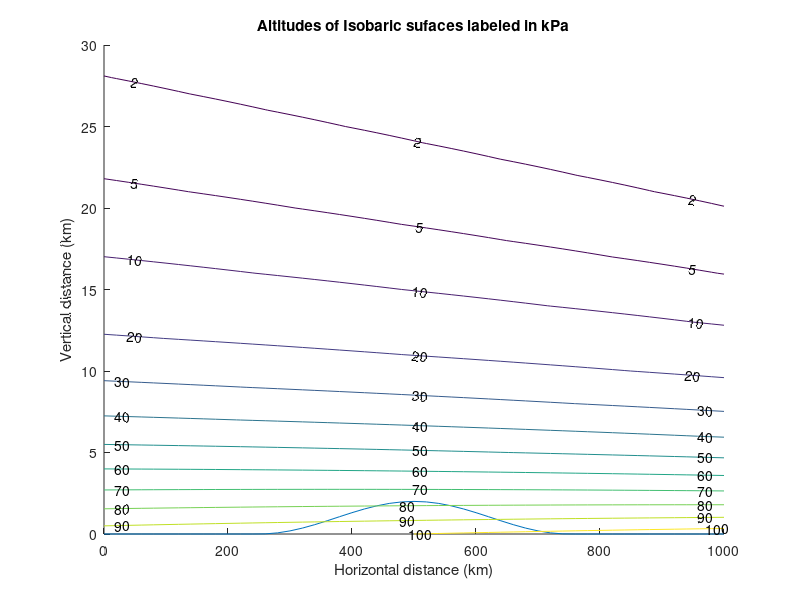
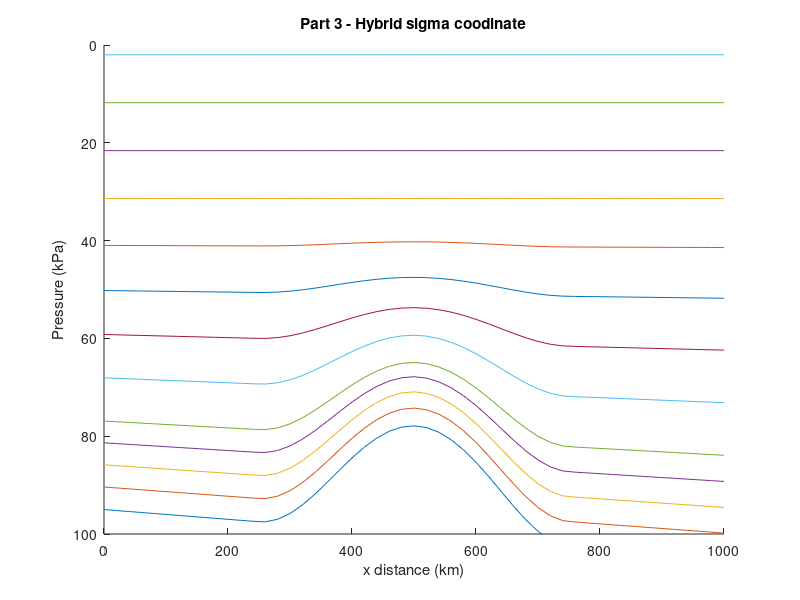
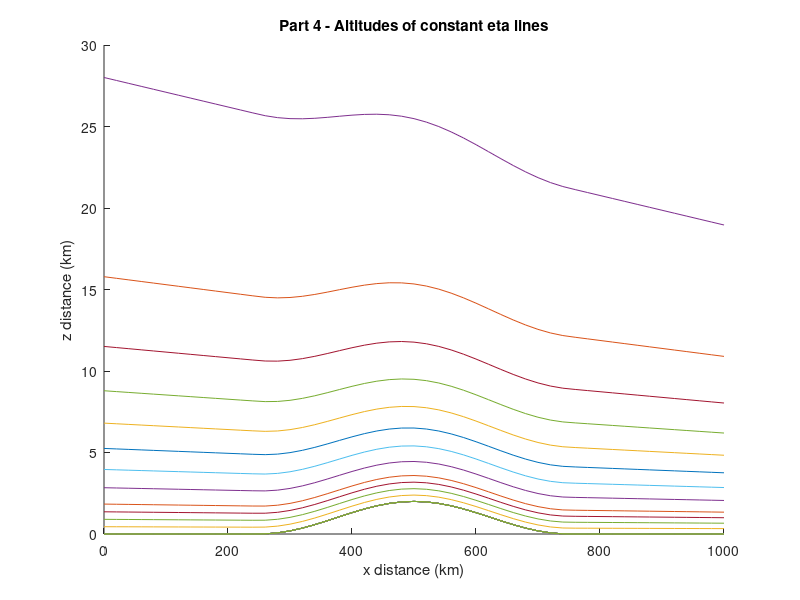

Here is the MATLAB script that generated these plots, in order:
%%
% Rachel Steinhart
% ATSC 507 Homework 1
% January 21st, 2020
%%
clear all
close all
%% Inputs
xkm = 0:20:1000;
zkm = 0:1:30;
% dx = 20;
% dz = 1;
pi_top = 2;
eta_c = 0.3;
a = 0.0293;
P = [100 90 80 70 60 50 40 30 20 10 5 2];
eta = [1, 0.95, 0.9, 0.85, 0.8, 0.7, 0.6, 0.5, 0.4, 0.3, 0.2, 0.1, 0];
%% Question 1
%Find:  On an x-z graph, plot the altitudes (km) of the following isobaric surfaces:
%100, 90, 80, 70, 60, 50, 40, 30, 20, 10, 5, 2 kPa.
%On the same plot, plot the altitude of Zground. 
%% Temperature
%This loop creates a [31,51] matrix where each row represents the
%temperatures across x for one z value
T_matrix = zeros(length(zkm),length(xkm));
for i=1:length(zkm)
    zkm_calc = zkm(i);
    if zkm_calc < 12
        T = (40 - 0.08.*xkm) - 6.5*zkm_calc + 273; %K
    else
        T = (40-0.08.*xkm) - 6.5*12 + 273; %K
    end
    T_matrix(i,:) = T;
end

%% Pressure
Pressure = zeros(length(zkm),length(xkm));
Pms1 = 95 + 0.01.*xkm;
Pressure(1,:) = Pms1;
for j=1:length(zkm)-1
    P2 = Pressure(j,:).*exp((zkm(j) - zkm(j+1))./(a.*T_matrix(j+1,:)));
    Pressure(j+1,:) = P2;
end

%% Zground
Zground=zeros(1,length(xkm));
for j=1:length(xkm)
    %xkm_calc=xkm(j);
    if 250 < xkm(j) && xkm(j) < 750
        Zground_km = 1 + cos(2*3.14159.*(xkm(j) - 500)/500);
    else
        Zground_km = 0;
    end
    Zground(1,j)=Zground_km;
end
%% Plot Altitudes
figure(1)
hold on
plot(xkm,Zground);
[C,h]=contour(xkm,zkm,Pressure,P);
clabel(C,h)
xlabel('Horizontal distance (km)');
ylabel('Vertical distance (km)');
title('Altitudes of Isobaric sufaces labeled in kPa');

%% Question 2
% Interpolate to find the Psurface (kPa) pressure at Zground. Namely, it is the pressure that corresponds to eta = 1.  
%This pressure that you use to find eta in exercises (3) & (4).
%% Surface Pressure 2
z1 = 0;
Psfc = Pms1.*exp((z1 - Zground)./(a.*T_matrix(1,:)));
Table = [xkm(:), Zground(:), Psfc(:)];
Table = Table.'
%% Question 3
%Create a new P-x graph, on which you plot lines of constant eta, for the eta values listed below.  
%Namely, it should look something like WRF4 figure 2.1b, but with the more realistic meteorology that I prescribed above.  
%Also, like that figure, plot pressure P on the vertical axis in reversed order (highest pressure at the bottom of the figure), 
%but don't use a log scale for P.

%CAUTION: when calculating the values of B to use in WRF4 eq. (2.2), 
%be advised that WRF4 eq. (2.3) applies only for eta > eta_c. Otherwise, set B = 0 for eta <= eta_c.
%% Lines of constant eta
c1 = 2*eta_c^2/(1-eta_c)^3;
c2 = -eta_c*(4 + eta_c + eta_c^2)/(1-eta_c)^3;
c3 = 2*(1+eta_c+eta_c^2)/(1-eta_c)^3;
c4 = -(1+eta_c)/(1-eta_c)^3;

B = zeros(1,length(eta));
for l=1:length(eta)
    etacalc = eta(l);
    if etacalc > eta_c
        B1 = c1 + c2*etacalc + c3*etacalc^2 + c4*etacalc^3;
    else
        B1 = 0;
    end
    B(1,l)=B1;
end

Pd = zeros(length(B), length(xkm));
for q=1:length(B)
    Pd_calc = B(q).*(Psfc-pi_top) + (eta(q)-B(q)).*(100-pi_top) + pi_top;
    Pd(q,:) = Pd_calc;
end
%% Plot Eta lines
figure(2)
hold on
for m=1:length(eta)
    plot(xkm,Pd(m,:))
    set(gca, 'YDir','reverse')
    xlabel('x distance (km)');
    ylabel('Pressure (kPa)');
    ylim([0 100]);
    title('Part 3 - Hybrid sigma coodinate')
end 
%% Question 4
%Create a new z-x graph, on which you plot the z altitudes of the constant 
%eta lines for the same eta values as in part (3) above. Make use of the hypsometric eq 
%to find the heights z at the pressure levels that correspond to the requested eta values.
%% Pressures associated with eta lines
alt_eta = zeros(length(eta),length(xkm));
z_eta = Zground;

alt_eta(1,:)=z_eta;
for k=2:length(eta)
    z_eta = -log(Pd(k)./Pd(k-1))*a.*T_matrix(k,:) + z_eta;
    alt_eta(k,:)=z_eta;
end
%% Plot Eta lines
figure(3)
hold on
for m=1:length(eta)
    plot(xkm,alt_eta(m,:))
    plot(xkm,Zground)
    ylim([0 30])
    xlabel('x distance (km)');
    ylabel('z distance (km)');
    title('Part 4 - Altitudes of constant eta lines')
end
